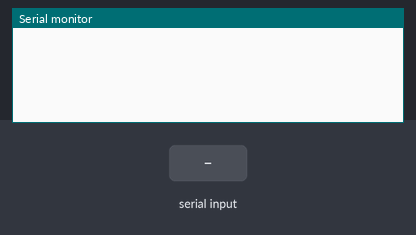
Recording of a sketch running on a simulated Arduino Uno, built with avr-gcc and run on an emulated ATmega328P. On the bench: the last lines printed to the serial monitor. Inputs (shaded band) come from the test bench.

Above: at 1.2 s.
1.3 s: "90,45\n" received over Serial
At 2.7 s:
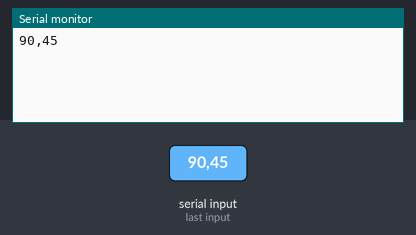
3.8 s: "5\n" received over Serial
At 5.9 s:
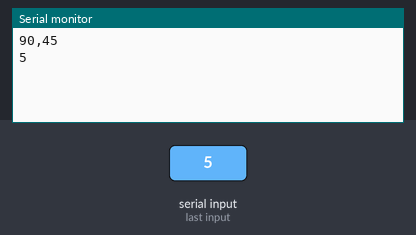

The sketch:

mqtt-uno-transformation-node-slave.ino
```cpp
#include "Config.h"

void processCall(String message) {
  Serial.println(message);
  message.trim();
  String number = message.substring(0, 4);
  String value = message.substring(5);

  //Serial.println(number + " - " + value);

  int id = atoi(number.c_str());

  if (id >= LIGHT_START_ADDRESS && id <= TURNOUT_START_ADDRESS) { //all the light are started with 1000 onwards to 1999 address on jmri
    if (value == ON) {
      Serial.println("Light Number " + number + "  " + value);
    } else if (value == OFF) {
      Serial.println("Light Number " + number + "  " + value);
    }

  } else if (id >= TURNOUT_START_ADDRESS && id < SIGNAL_START_ADDRESS) { //all the turnout are started with 2000 onwards to 2999 address on jmri
    if (value == THROWN) {
      Serial.println("Turnout Number " + number + "  " + value);
    } else if (value == CLOSED) {
      Serial.println("Turnout Number " + number + "  " + value);
    }

  } else if (id >= SIGNAL_START_ADDRESS) { // all the signal are started with 3000 onwards address on jmri
    if (value == THROWN) {
      Serial.println("Signal Number " + number + " ON");
    } else if (value == CLOSED) {
      Serial.println("Signal Number " + number + " OFF");
    }
  }

}


void setup() {
  Serial.begin(115200);
}

void loop() {
  // Monitor serial communication
  while (Serial.available()) {
    String message = Serial.readString();
    if (message != "") {
      processCall(message);
    }
  }
  delay(200);
}
```

Config.h
```cpp
#ifndef Config_h
#define Config_h
#include "Arduino.h"

#define THROWN "TH"
#define CLOSED "CL"
#define ON "ON"
#define OFF "OF"

#define LIGHT_START_ADDRESS 1000
#define TURNOUT_START_ADDRESS 2000
#define SIGNAL_START_ADDRESS 3000

#endif
```

Measured:
- after the input at 1.3 s, the serial monitor: prints a new line after 1.1 s (image 1)
- after the input at 3.8 s, the serial monitor: prints a new line after 1.2 s (image 2)
